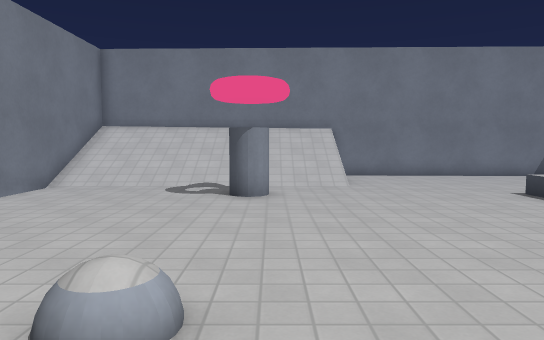
view 1 (above)

12 first-person views from a walk through a 3-D level made in the Godot game engine. The camera is 1.3 m above the floor, tilts 4° down and sees 70° across. The floor is counted in squares, 1 m on a side. Each view is taken from the middle of a square. On the plan, view 1 faces up. The plan holds only what a view shows up to about 16 squares ahead; the rest is blank. Surface patterns are stand-ins for the level's own textures.

view 2
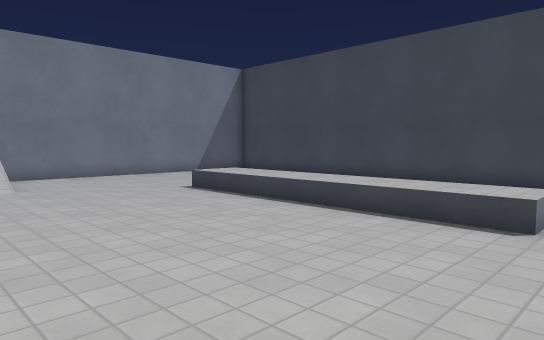

view 3
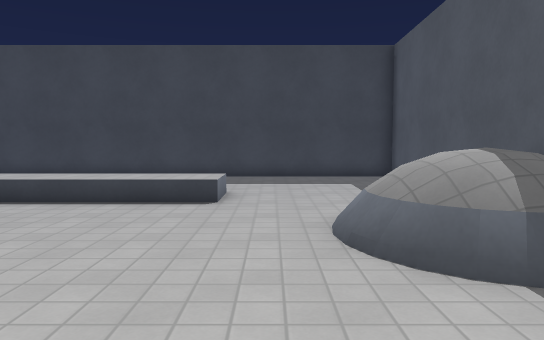

view 4
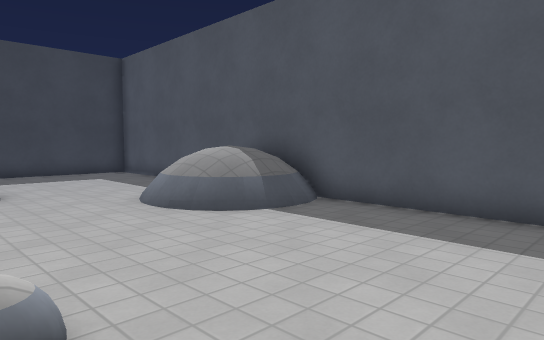

view 5
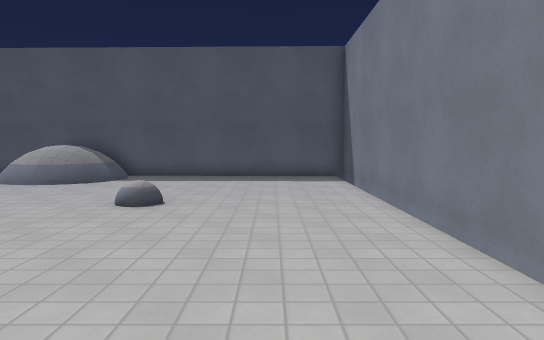

view 6
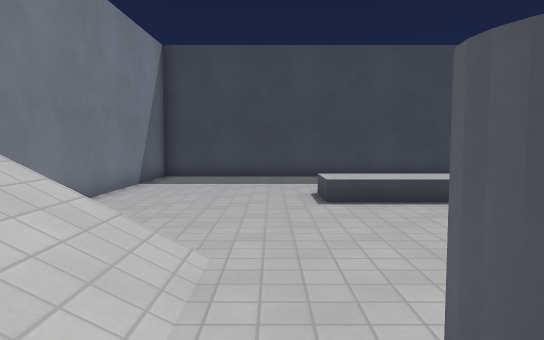

view 7
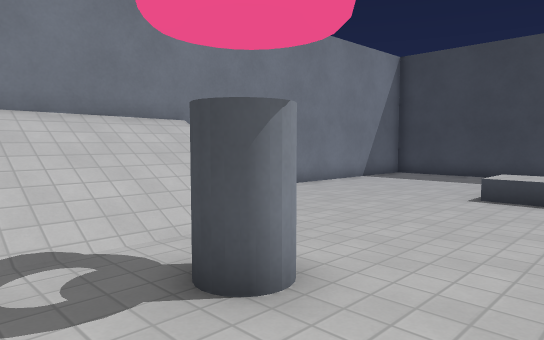

view 8
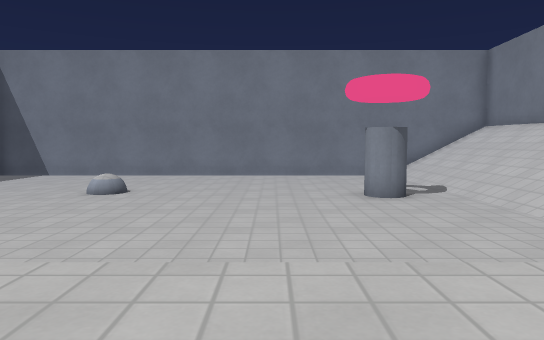

view 9
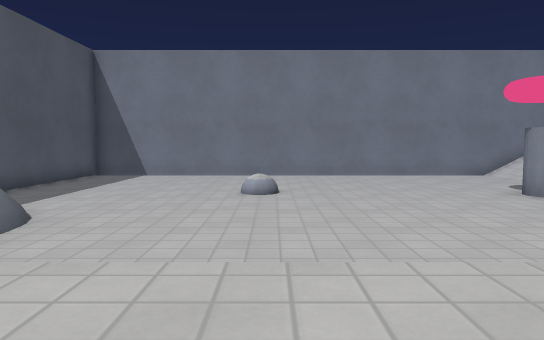

view 10
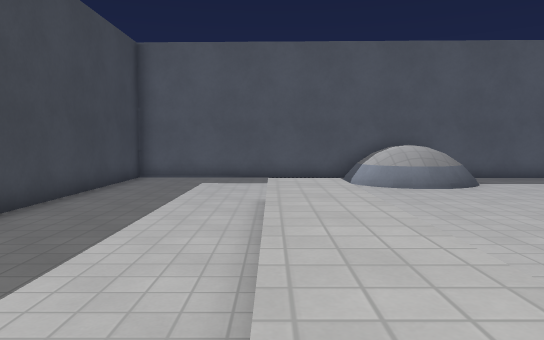

view 11
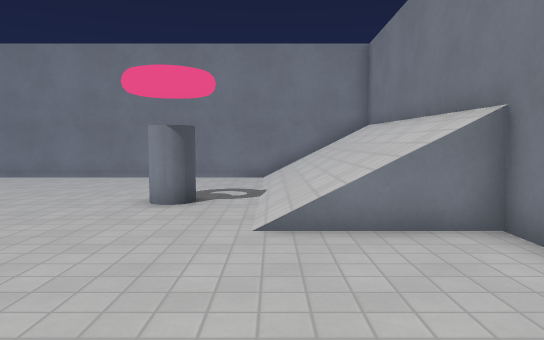

view 12
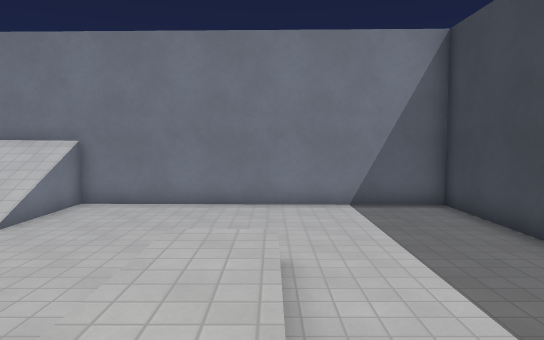

### Floor plan
Key: @ floor where view 1 was taken; # wall or solid block; . main floor; : floor 0.5 m higher than the main floor; / step, stairs or slope; = window, fence, low wall or low ledge; ^ raised ledge; O other object.
Columns run from 7 left of view 1 to 13 right of it. Each row starts with its distance up from view 1.
 16 ##################
 15 #/////////.......####
 14 #/////////..........#
 13 #/////////..........#
 12 #/////////..........#
 11 #...................#
 10 #.....#.......//....#
  9 #.............:/....#
  8 #.............:/... #
  7 #.............:/..  #
  6 #.............:/... #
  5 #.............:/....#
  4 #.............:/....#
  3 #.....O.......:/....#
  2 #.............:/....#
  1 #.............//....#
  0 #......@............#
 -1 #.........==........#
 -2 #........^^^^.......#
 -3 #........^^^^ ......#
 -4 ####.....^^^   .....#
 -5    ##################

Positions as (right, up) in squares from view 1, and headings:
1: (0, 0), facing up
2: (0, 0), facing up-right
3: (-2, 0), facing right
4: (-4, 3), facing down-right
5: (-4, 11), facing down
6: (-2, 11), facing right
7: (-3, 7), facing up-right
8: (9, 7), facing left
9: (9, 3), facing left
10: (8, 10), facing down
11: (8, 12), facing left
12: (8, 4), facing up
